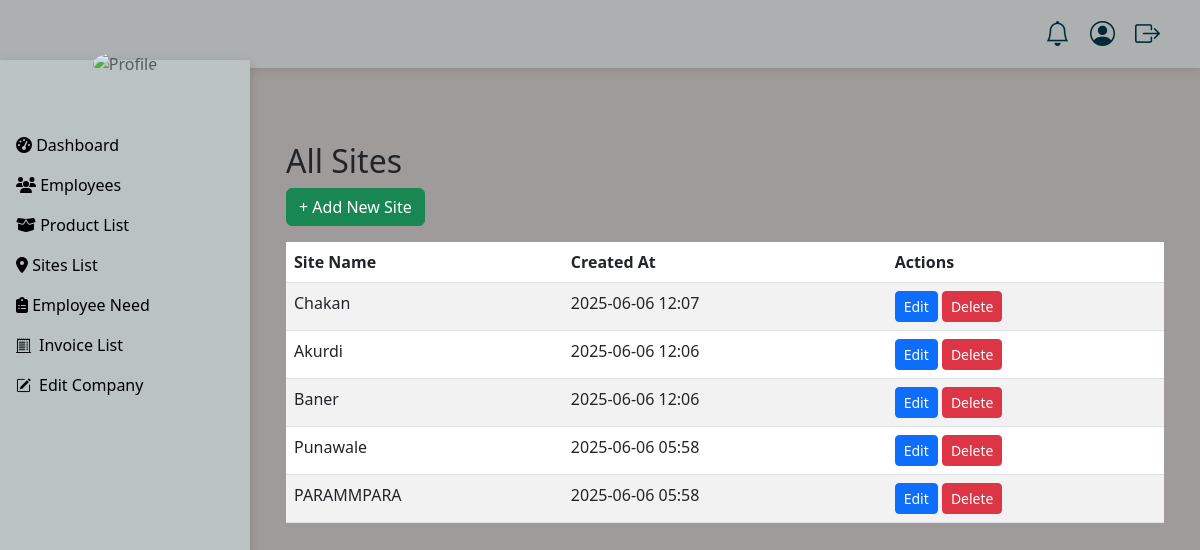
Page /company/sites/ on the committed database.
### company/models.py (models this page shows, shortened)
class Site(models.Model):
    name = models.CharField(max_length=50, blank=True, null=True)
    timestamp = models.DateTimeField(auto_now_add=True)

### company/views.py (the view)
# urls.py: path('sites/', site_list, name='site_list'),
def site_list(request):
    sites = Site.objects.all().order_by('-timestamp')
    return render(request, 'Company/site_list.html', {'sites': sites})

### templates/Company/site_list.html (shortened to what this page needs)
{% extends 'Company/cmp_base.html' %}
{% block content %}
<div class="container mt-5">
    <h2>All Sites</h2>
    <a href="{% url 'site_create' %}" class="btn btn-success mb-3">+ Add New Site</a>
    <table class="table table-striped">
        <thead>
            <tr>
                <th>Site Name</th>
                <th>Created At</th>
                <th>Actions</th>
            </tr>
        </thead>
        <tbody>
            {% for site in sites %}
            <tr>
                <td>{{ site.name }}</td>
                <td>{{ site.timestamp|date:"Y-m-d H:i" }}</td>
                <td>
                    <a href="{% url 'site_update' site.pk %}" class="btn btn-primary btn-sm">Edit</a>
                    <a href="{% url 'site_delete' site.pk %}" class="btn btn-danger btn-sm">Delete</a>
                </td>
            </tr>
            {% empty %}
            <tr><td colspan="3">No sites found.</td></tr>
            {% endfor %}
        </tbody>
    </table>
</div>
{% endblock %}

### templates/Company/cmp_base.html (style rules this page uses)
body { background-color:rgb(160, 155, 155); }

### rows in the picture
Site: name "Chakan", timestamp "2025-06-06 12:07"
Site: name "Akurdi", timestamp "2025-06-06 12:06"
Site: name "Baner", timestamp "2025-06-06 12:06"
Site: name "Punawale", timestamp "2025-06-06 05:58"
Site: name "PARAMMPARA", timestamp "2025-06-06 05:58"
